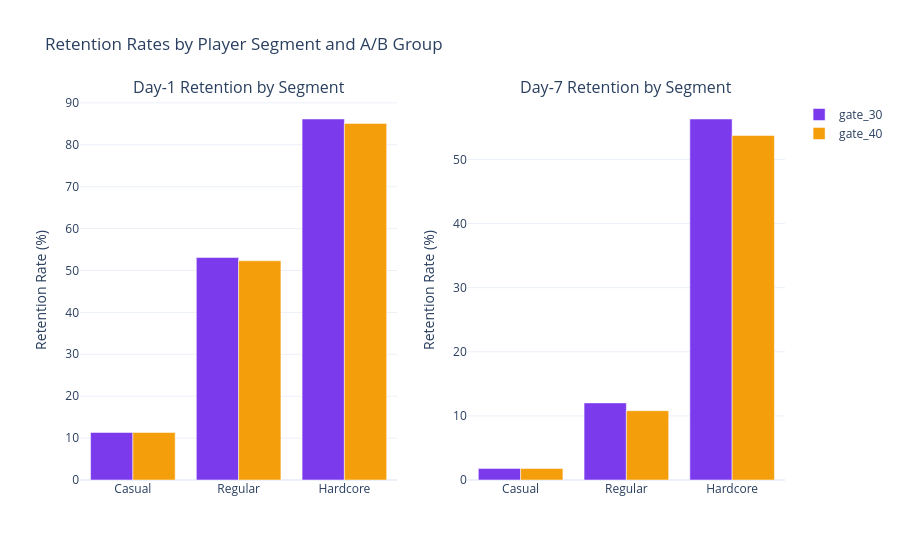

Notebook code for this chart:
### Code cell
# Side-by-side bar charts: Day-1 and Day-7 retention per segment and A/B group
segment_order = ['Casual', 'Regular', 'Hardcore']

fig = make_subplots(
    rows=1, cols=2,
    subplot_titles=['Day-1 Retention by Segment', 'Day-7 Retention by Segment'],
    shared_yaxes=False
)

for version in ['gate_30', 'gate_40']:
    subset = (
        segment_retention[segment_retention['version'] == version]
        .set_index('segment')
        .reindex(segment_order)
        .reset_index()
    )
    fig.add_trace(
        go.Bar(name=version, x=subset['segment'], y=subset['retention_1'],
               marker_color=COLOR_MAP[version], showlegend=True),
        row=1, col=1
    )
    fig.add_trace(
        go.Bar(name=version, x=subset['segment'], y=subset['retention_7'],
               marker_color=COLOR_MAP[version], showlegend=False),
        row=1, col=2
    )

fig.update_layout(
    barmode='group',
    title_text='Retention Rates by Player Segment and A/B Group',
    yaxis_title='Retention Rate (%)',
    yaxis2_title='Retention Rate (%)'
)
fig.show()

### Figure 1 — Plotly figure (JSON) as saved in the notebook; plotly's stock layout.template omitted (floating-point values rounded to 4 significant figures)
{"data": [{"marker": {"color": "#7C3AED"}, "name": "gate_30", "showlegend": true, "type": "bar", "x": ["Casual", "Regular", "Hardcore"], "xaxis": "x", "y": [11.34, 53.09, 86.15], "yaxis": "y"}, {"marker": {"color": "#7C3AED"}, "name": "gate_30", "showlegend": false, "type": "bar", "x": ["Casual", "Regular", "Hardcore"], "xaxis": "x2", "y": [1.81, 12.03, 56.31], "yaxis": "y2"}, {"marker": {"color": "#F59E0B"}, "name": "gate_40", "showlegend": true, "type": "bar", "x": ["Casual", "Regular", "Hardcore"], "xaxis": "x", "y": [11.34, 52.31, 85.1], "yaxis": "y"}, {"marker": {"color": "#F59E0B"}, "name": "gate_40", "showlegend": false, "type": "bar", "x": ["Casual", "Regular", "Hardcore"], "xaxis": "x2", "y": [1.79, 10.81, 53.74], "yaxis": "y2"}], "layout": {"annotations": [{"font": {"size": 16}, "showarrow": false, "text": "Day-1 Retention by Segment", "x": 0.225, "xanchor": "center", "xref": "paper", "y": 1, "yanchor": "bottom", "yref": "paper"}, {"font": {"size": 16}, "showarrow": false, "text": "Day-7 Retention by Segment", "x": 0.775, "xanchor": "center", "xref": "paper", "y": 1, "yanchor": "bottom", "yref": "paper"}], "barmode": "group", "title": {"text": "Retention Rates by Player Segment and A/B Group"}, "xaxis": {"anchor": "y", "domain": [0, 0.45]}, "xaxis2": {"anchor": "y2", "domain": [0.55, 1]}, "yaxis": {"anchor": "x", "domain": [0, 1], "title": {"text": "Retention Rate (%)"}}, "yaxis2": {"anchor": "x2", "domain": [0, 1], "title": {"text": "Retention Rate (%)"}}}}
